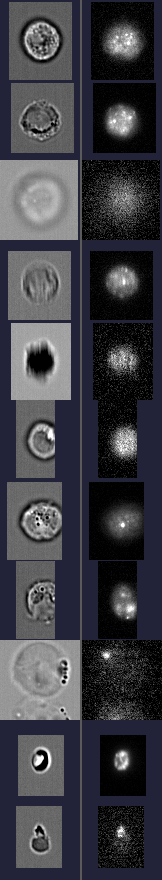
#> input picture sheets/guide.png, 162 x 880 px
$ python make_share.py
#> lines starting #> are read from the running program, lines starting #| are printed output that depends on the picture
"""OKFlow's link preview (1200 x 630): the wordmark, and dating-app profile cards for cells.

    uv run --no-project --with resvg-py --with pillow python logo/make_logo.py   # first: draws the wordmark
    uv run --no-project --with pillow python logo/make_share.py

Writes share.png (the page's og:image).
"""
from pathlib import Path

from PIL import Image, ImageDraw, ImageFont

ROOT = Path(__file__).resolve().parent.parent

F = "C:/Windows/Fonts/"
bold = lambda n: ImageFont.truetype(F + "segoeuib.ttf", n)
reg = lambda n: ImageFont.truetype(F + "segoeui.ttf", n)
sym = lambda n: ImageFont.truetype(F + "seguisym.ttf", n)
BG, CARD, INK, MUTED = (16, 21, 28), (25, 33, 43), (232, 237, 243), (154, 166, 181)
KEEP, TOSS = (60, 199, 159), (255, 122, 107)
g = Image.open(ROOT / "sheets" / "guide.png").convert("RGB")
#> g is the input picture: PIL image 162x880 RGB; mean R, G, B 61.3, 61.3, 68.6
tile = lambda k, size: g.crop((0, k * 80, 80, (k + 1) * 80)).resize((size, size), Image.NEAREST)


def stamp(text, color, font, angle):
    w = int(font.getlength(text)) + 36
    im = Image.new("RGBA", (w, 74), (0, 0, 0, 0))
    d = ImageDraw.Draw(im)
    d.rounded_rectangle((3, 3, w - 3, 71), 12, outline=color + (255,), width=6, fill=(0, 0, 0, 150))
    d.text((18, 6), text, font=font, fill=color + (255,))
    return im.rotate(angle, expand=True, resample=Image.BICUBIC)


def card(k, line1, line2, tag, color, angle, at):
    W, H, S = 300, 392, 264
    im = Image.new("RGBA", (W, H), (0, 0, 0, 0))
    d = ImageDraw.Draw(im)
    d.rounded_rectangle((0, 0, W - 1, H - 1), 22, fill=CARD + (255,), outline=(44, 55, 68, 255), width=2)
    mask = Image.new("L", (S, S), 0); ImageDraw.Draw(mask).rounded_rectangle((0, 0, S - 1, S - 1), 14, fill=255)
    im.paste(tile(k, S), (18, 18), mask)
    d.text((22, 292), line1, font=bold(26), fill=INK)
    d.text((22, 330), line2, font=reg(21), fill=MUTED)
    st = stamp(tag, color, bold(30), 12 if color == TOSS else -12)
    im.alpha_composite(st, at(W, st))
    return im.rotate(angle, expand=True, resample=Image.BICUBIC)


img = Image.new("RGBA", (1200, 630), BG + (255,))
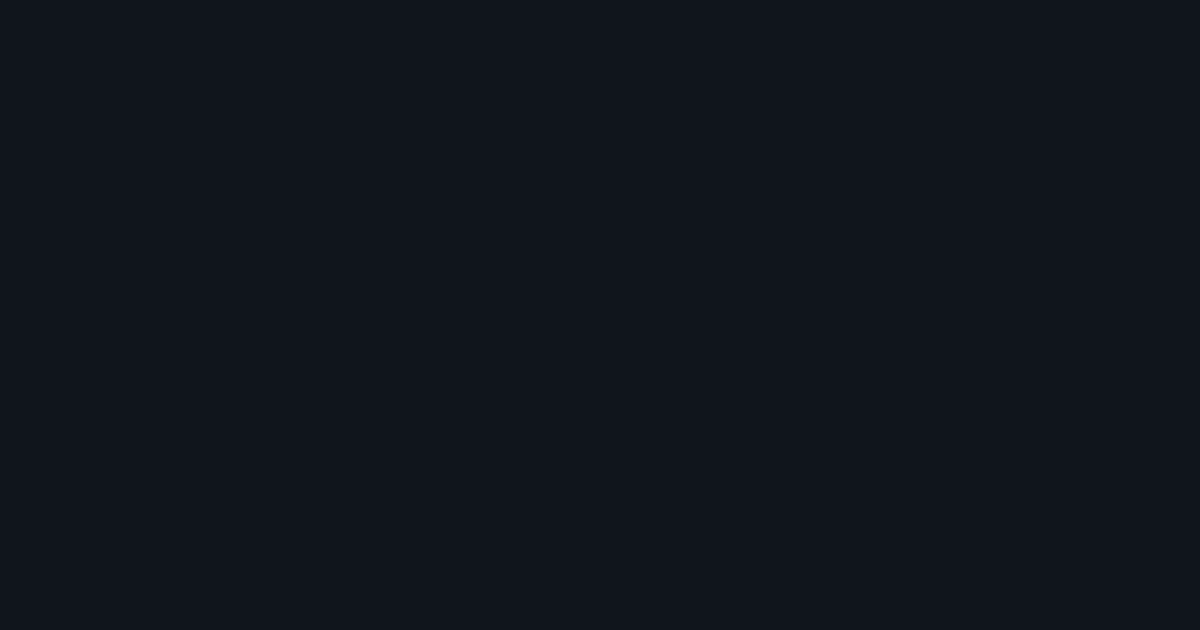
#> img: PIL image 1200x630 RGBA; mean R, G, B, A 16, 21, 28, 255
# two blurry suitors behind, the sharp match in front
left = lambda W, st: (8, 22)
right = lambda W, st: (W - st.width - 8, 22)
for c, xy in [(card(2, "Soft focus", "Says the haze is a vibe", "REJECT", TOSS, 11, right), (880, 70)),
              (card(3, "Always moving", "Can't stay still", "REJECT", TOSS, -11, left), (575, 85)),
              (card(0, "Sharp, single", "Whole, crisp, here to analyse", "A KEEPER", KEEP, 3, left), (720, 105))]:
#> in card, `im = Image.new("RGBA", (W, H), (0, 0, 0, 0))`: im: PIL image 300x392 RGBA; every value is 0
#> in card, `mask = Image.new('L', (S, S), 0)`: mask: PIL image 264x264 L; every value is 0
#> in stamp, `im = Image.new("RGBA", (w, 74), (0, 0, 0, 0))`: im: PIL image 142x74 RGBA; every value is 0
#> in card, `st = stamp(tag, color, bold(30), 12 if color == TOSS else -12)`:
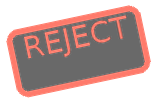
#> st: PIL image 156x102 RGBA; mean R, G, B, A 53.4, 26.1, 22.9, 107.5; transparent parts drawn white
    img.alpha_composite(c, xy)
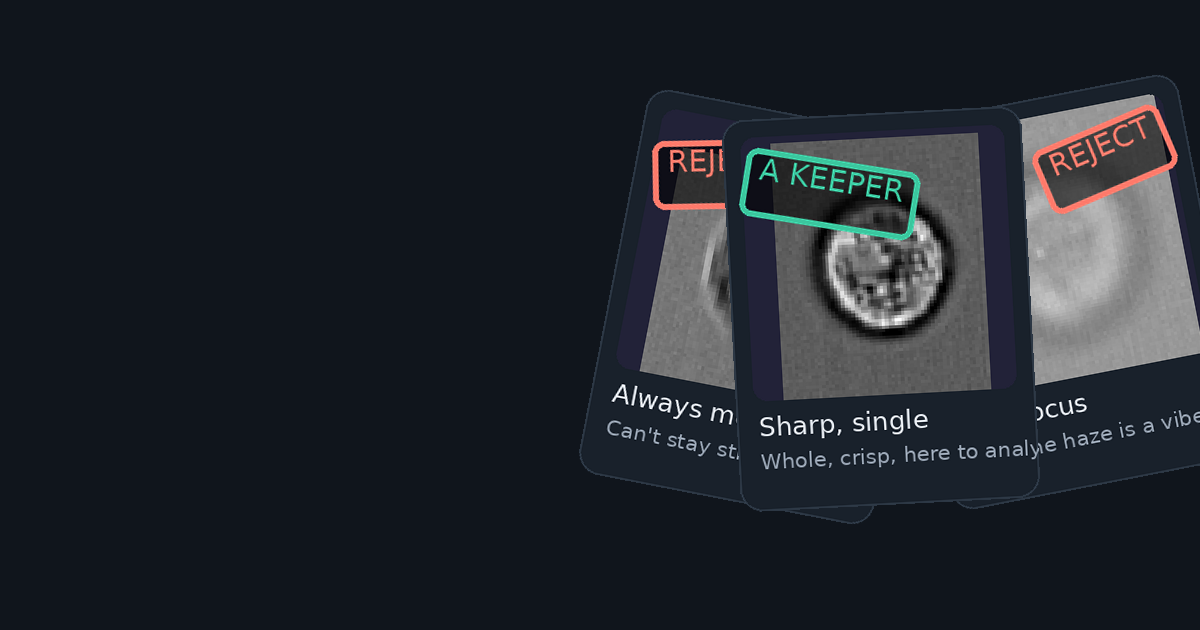
#> img: PIL image 1200x630 RGBA; mean R, G, B, A 32.8, 37.2, 43.7, 255
d = ImageDraw.Draw(img)
d.rectangle((0, 0, 572, 630), fill=BG + (255,))
#> (the run stopped early here; a loop or call above may not have finished)

$ run again, with sheets/sheet_00.png copied over sheets/guide.png
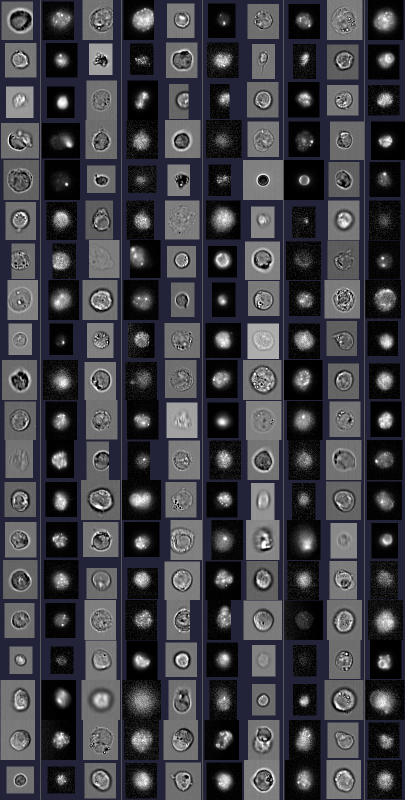
#> input picture sheets/sheet_00.png, 810 x 1600 px (shown at 1/2 size)
#> g is the input picture: PIL image 810x1600 RGB; mean R, G, B 62.4, 62.4, 68.5
#> mask: PIL image 264x264 L; every value is 0
#> after the loop `for c, xy in [(card(2, "Soft focus", "Says the haze is a vibe", "REJEC..`:
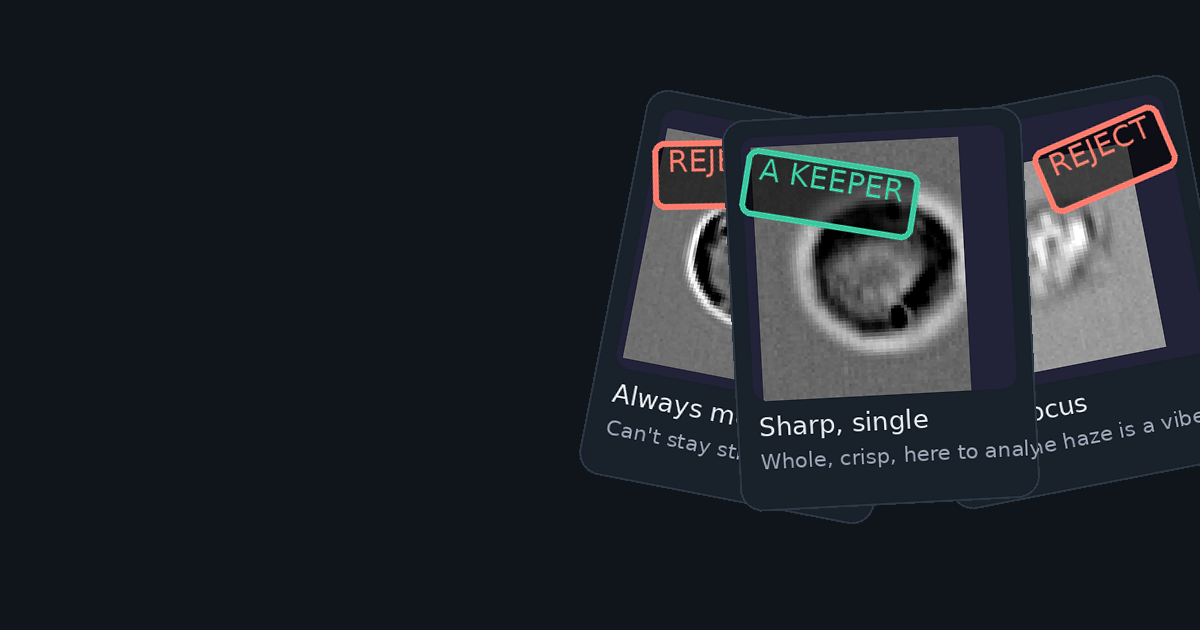
#> img: PIL image 1200x630 RGBA; mean R, G, B, A 31.5, 36, 42.8, 255
